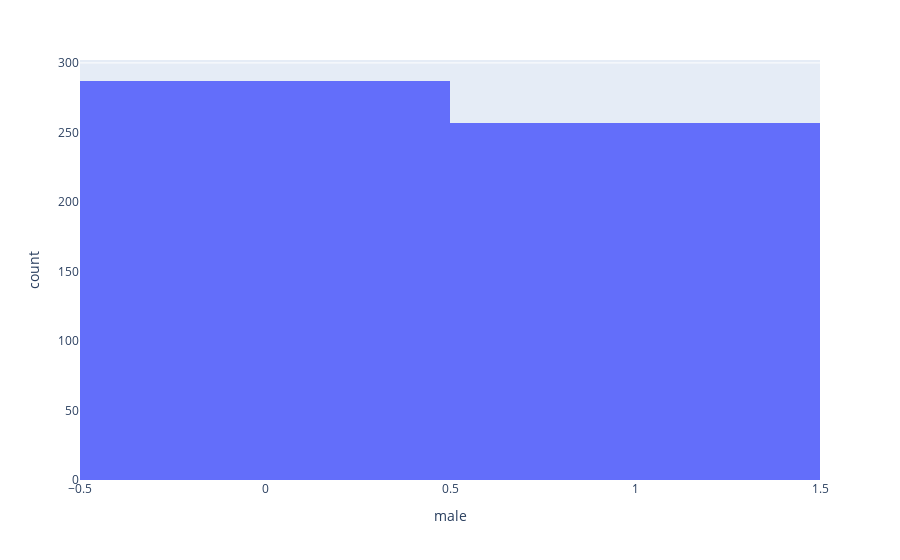

Notebook cell for this chart:
### Code cell
fig.show()

### Figure 1 — Plotly figure (JSON) as saved in the notebook; plotly's stock layout.template omitted (floating-point values rounded to 4 significant figures; data arrays with more than 128 entries replaced by an {"elided": "..."} marker saying what was removed)
{"data": [{"alignmentgroup": "True", "bingroup": "x", "hovertemplate": "male=%{x}<br>count=%{y}<extra></extra>", "legendgroup": "", "marker": {"color": "#636efa", "pattern": {"shape": ""}}, "name": "", "offsetgroup": "", "orientation": "v", "showlegend": false, "type": "histogram", "x": {"elided": "544 int values"}, "xaxis": "x", "yaxis": "y"}], "layout": {"barmode": "relative", "legend": {"tracegroupgap": 0}, "margin": {"t": 60}, "xaxis": {"anchor": "y", "domain": [0, 1], "title": {"text": "male"}}, "yaxis": {"anchor": "x", "domain": [0, 1], "title": {"text": "count"}}}}
